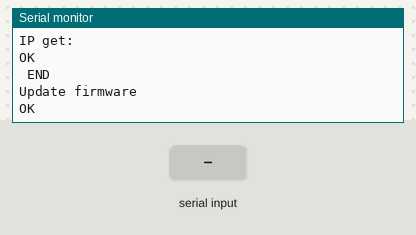
Bench run of a sketch on a simulated Arduino Uno, built with avr-gcc and run on an emulated ATmega328P. Shown: the last lines printed to the serial monitor. The inputs (shaded band) are chosen by the test bench. The modem accepts every AT command (registered, SIM ready, sends succeed) and sends nothing else.

Above: at 9.8 s.
9.9 s: "CONNECTED" received over the second serial link
At 11.5 s:
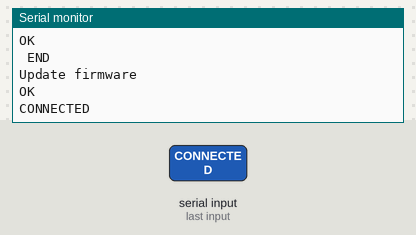
12.1 s: "GOT IP" received over the second serial link
At 13.1 s:
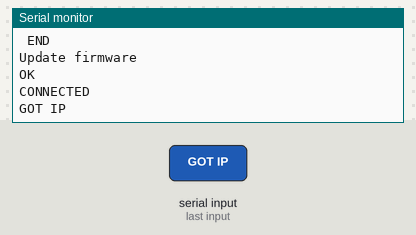
14.1 s: "1" received over the second serial link
At 15.8 s:
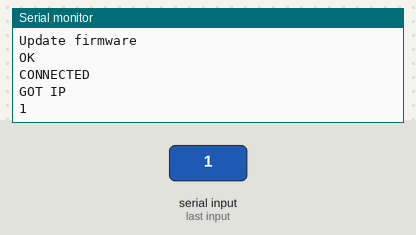

Measured:
- after the input at 9.9 s, the serial monitor: prints a new line after 0.73 s (image 1)
- after the input at 12.1 s, the serial monitor: prints a new line after 0.53 s (image 2)
- after the input at 14.1 s, the serial monitor: prints a new line after 0.53 s (image 3)

The sketch:

ESP_8266_Update.ino
```cpp
#include <SoftwareSerial.h>

SoftwareSerial espSerial(6, 7); // RX, TX
String ssid = "UW MPSK";
String password = ":$SpEL7<*7";

void setup()
{
  Serial.begin(2400);
  espSerial.begin(9600);
  delay(500);

  Serial.println("Connecting to WiFi...");
  espSerial.println("AT+CWJAP_CUR=\"" + ssid + "\",\"" + password + "\"");
  delay(5000);

  String response = readESPSerial();
  Serial.println(response);

  if (response.indexOf("CONNECTED") != -1 || response.indexOf("GOT IP") != -1)
  {
    Serial.println("Connected to WiFi!");
  }
  else
  {
    Serial.println("Failed to connect to WiFi! \nPlease reset the ESP8266 and try again.");
    // for (;;);
  }

  Serial.println("Getting IP Address");
  espSerial.println("AT+CIPSTA_CUR?");
  delay(2000);
  String ipStr = readESPSerial();
  Serial.println(ipStr);
  String ipAddr = ipStr.substring(ipStr.indexOf("\"") + 1, ipStr.lastIndexOf("\""));
  ipAddr.replace("\r", "");
  ipAddr.replace("\"", "");
  Serial.println("IP get: " + ipAddr + " END");

  Serial.println("Update firmware");
  espSerial.println("AT+CIUPDATE");
  delay(1000);
  String response2 = readESPSerial();
  Serial.println(response2);
}

void loop() {
  String response2 = readESPSerial();
  Serial.println(response2);
  delay(1000);
}

String readESPSerial() {
  String response = "";
  while (espSerial.available()) {
    char c = espSerial.read();
    response += c;
  }
  return response;
}
```
